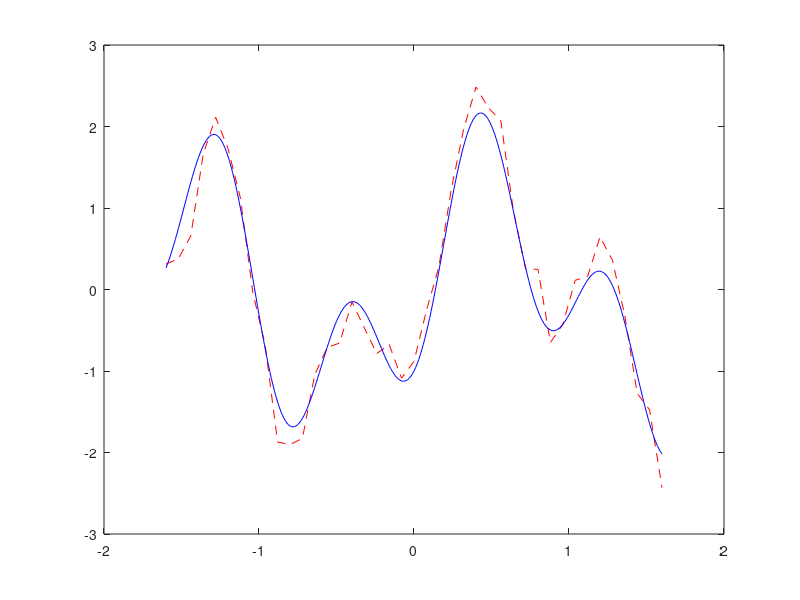

This figure's MATLAB source: (Note: this script raises an error after producing the figure.)
clear all;
clc;

%Function Approximation

x_train = [-1.6: 0.08: 1.6];
x_test = [-1.6: 0.01: 1.6];
% training set with random noise
%record_randn = 0.3 * randn(1, 41);
%y_train = 1.2 * sin(pi * x_train) - cos(2.4 * pi * x_train) + record_randn;
% we use this to write the report
y_train = [0.311577393770675	0.378112952625106	0.658486707908682	1.66110315090113	2.11320575488674	1.73034110860957	1.12270819679774	-0.0352918346975698	-0.684772043278092	-1.87208303985565	-1.90195246347018	-1.82683957595898	-1.04273018139262	-0.712288786438255	-0.656154435786554	-0.152010593069156	-0.474195526467749	-0.784967276171051	-0.675271461285771	-1.08793463135819	-0.880491146150202	-0.259913765960200	0.275769838404923	1.22321188075539	1.96402393886018	2.48456511887934	2.22852669911097	2.07311843897311	0.979718623378620	0.253669312511928	0.247159537904824	-0.649897908262488	-0.428029311188398	0.112994203781400	0.160068773056403	0.645914216840377	0.360147443326543	-0.322988568206957	-1.27426397168327	-1.47600646094217	-2.43236084744215];
y_test = 1.2 * sin(pi * x_test) - cos(2.4 * pi * x_test);
record_randn = y_train -(1.2 * sin(pi * x_train) - cos(2.4 * pi * x_train));

% visualization
plot(x_train, y_train, '--r')
hold on;
plot(x_test, y_test, 'b');

% Fixed Center Selected Randomly

% Appropriate std(width)
method = -1;
% 20 centroids
center_num = 20;

X_train = x_train;
target_train = y_train;

%------------------------------------------------------------------
% q1c without regularization case

[w, record_random_centroid, record_centroid_idx, sigma] = RBFN_FCSR_woreg(X_train, target_train, center_num, method);
predict_test = predict_wbias(x_test, w, record_random_centroid, sigma);
predict_train = predict_wbias(x_train, w, record_random_centroid, sigma);
hold on;
plot(x_test, predict_test, 'k', LineWidth = 1);
legend('training set with random noise', 'testing set', 'prediction');
title('The Result of RBFN without regularization')

% MSE
err_train = predict_train - y_train;
err_test = predict_test - y_test;
MSE_train = 0.5 * (norm(err_train))^2,
MSE_test = 0.5 * (norm(err_test))^2,


figure(2);
subplot(3,1,1);
bar(x_test, err_test);
title('Error in testing set');
legend('Error = Predict - Target')
subplot(3,1,2);
bar(x_train, err_train);
title('Error in training set');
legend('Error = Predict - Target')
subplot(3,1,3);
bar(x_train, record_randn,'FaceColor',[0 .5 .5]);
title('Random noise of training set')
legend('Random Noise')

%------------------------------------------------------------------
% EXTRA:
% regularization case
regularization = 0.00001;
% Here we use the previous recorded centroid
centroid_idx = record_centroid_idx;

figure(3);
subplot(2,1,1)
plot(x_train, y_train, '--r')
hold on;
plot(x_test, y_test, 'b');
hold on;
plot(x_test, predict_test, 'k', LineWidth = 1);
legend('training set with random noise', 'testing set', 'prediction');
title('The Result of RBFN without regularization')

[w, record_random_centroid, sigma] = RBFN_FCSR_wreg_fix(X_train, target_train, center_num, regularization, centroid_idx);
predict_test = predict_wbias(x_test, w, record_random_centroid, sigma);
predict_train = predict_wbias(x_train, w, record_random_centroid, sigma);


figure(3);
subplot(2,1,2)
plot(x_train, y_train, '--r')
hold on;
plot(x_test, y_test, 'b');
hold on;
plot(x_test, predict_test, 'k', LineWidth = 1);
legend('training set with random noise', 'testing set', 'prediction');
title('The Result of RBFN with regularization')

% MSE
err_train = predict_train - y_train;
err_test = predict_test - y_test;
MSE_train = 0.5 * (norm(err_train))^2,
MSE_test = 0.5 * (norm(err_test))^2,


figure(4);
subplot(3,1,1);
bar(x_test, err_test);
title('Error in testing set');
legend('Error = Predict - Target')
subplot(3,1,2);
bar(x_train, err_train);
title('Error in training set');
legend('Error = Predict - Target')
subplot(3,1,3);
bar(x_train, record_randn,'FaceColor',[0 .5 .5]);
title('Random noise of training set')
legend('Random Noise')
%------------------------------------------------------------------
Reg = [1, 0.0001, 0.00001, 0.000001, 0.0000001, 0];
MSE_Train_reg = zeros(1, length(Reg));
MSE_Test_reg = zeros(1, length(Reg));

for i = 1 : length(Reg)
    regularization = Reg(i);
    [w, record_random_centroid, sigma] = RBFN_FCSR_wreg_fix(X_train, target_train, center_num, regularization, centroid_idx);
    predict_test = predict_wbias(x_test, w, record_random_centroid, sigma);
    predict_train = predict_wbias(x_train, w, record_random_centroid, sigma);
    err_train = predict_train - y_train;
    err_test = predict_test - y_test;
    MSE_Train_reg(i) = 0.5 * (norm(err_train))^2;
    MSE_Test_reg(i) = 0.5 * (norm(err_test))^2;
end

figure(5);
plot(1:length(Reg), MSE_Train_reg,'-*k');
hold on;
plot(1:length(Reg), MSE_Test_reg,'-^b');
set(gca,'XTick', 1:length(Reg));
set(gca,'XTickLabel', Reg);
legend('MSE in training set', 'MSE in testing set');


%------------------------------------------------------------------
% EXTRA:
% Find the Influence of Centroids Number (without regularization)
% CENTER = [5, 8, 10, 20, 30, 40];
% MSE_Train = zeros(1,length(CENTER));
% MSE_Test = zeros(1,length(CENTER));
% for i = 1 : length(CENTER)
%     center_num = CENTER(i);
%     [w, record_random_centroid, record_centroid_idx, sigma] = RBFN_FCSR_woreg(X_train, target_train, center_num, method);
%     predict_test = predict_wbias(x_test, w, record_random_centroid, sigma);
%     predict_train = predict_wbias(x_train, w, record_random_centroid, sigma);
%     err_train = predict_train - y_train;
%     err_test = predict_test - y_test;
%     MSE_Train(i) = 0.5 * (norm(err_train))^2;
%     MSE_Test(i) = 0.5 * (norm(err_test))^2;
% end
% figure(3)
% plot(1:6, MSE_Train,'-*k');
% hold on;
% plot(1:6, MSE_Test,'-^b');
% set(gca,'XTick', 1:6);
% set(gca,'XTickLabel', CENTER);
% legend('MSE in training set', 'MSE in testing set');
